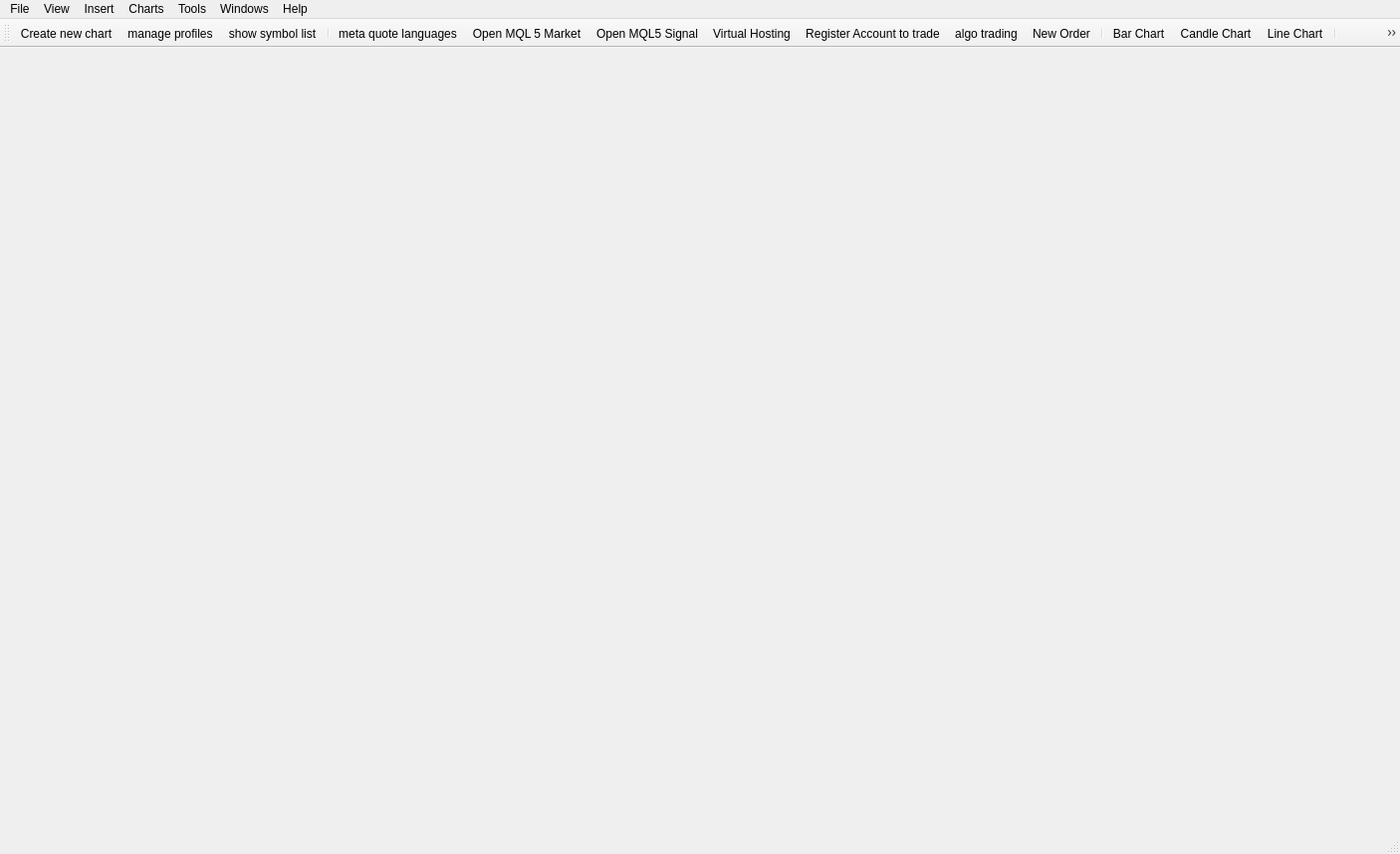
<?xml version="1.0" encoding="UTF-8"?>
<ui version="4.0">
 <class>MainWindow</class>
 <widget class="QMainWindow" name="MainWindow">
  <property name="enabled">
   <bool>true</bool>
  </property>
  <property name="geometry">
   <rect>
    <x>0</x>
    <y>0</y>
    <width>1406</width>
    <height>858</height>
   </rect>
  </property>
  <property name="mouseTracking">
   <bool>false</bool>
  </property>
  <property name="tabletTracking">
   <bool>false</bool>
  </property>
  <property name="acceptDrops">
   <bool>false</bool>
  </property>
  <property name="windowTitle">
   <string>JetFyx</string>
  </property>
  <property name="toolButtonStyle">
   <enum>Qt::ToolButtonIconOnly</enum>
  </property>
  <property name="documentMode">
   <bool>false</bool>
  </property>
  <property name="unifiedTitleAndToolBarOnMac">
   <bool>false</bool>
  </property>
  <widget class="QWidget" name="centralwidget"/>
  <widget class="QMenuBar" name="menubar">
   <property name="geometry">
    <rect>
     <x>0</x>
     <y>0</y>
     <width>1406</width>
     <height>26</height>
    </rect>
   </property>
   <widget class="QMenu" name="menuFile">
    <property name="title">
     <string>File</string>
    </property>
    <widget class="QMenu" name="menuNew_Chart">
     <property name="title">
      <string>New Chart</string>
     </property>
     <property name="toolTipsVisible">
      <bool>false</bool>
     </property>
     <widget class="QMenu" name="menuForex">
      <property name="title">
       <string>Forex</string>
      </property>
      <addaction name="actionEURUSD_3"/>
      <addaction name="actionGBPUSD_3"/>
      <addaction name="actionUSDCHF_2"/>
      <addaction name="actionUSDJPY_3"/>
      <addaction name="actionUSDCNH_3"/>
      <addaction name="actionAUDUSD_3"/>
      <addaction name="actionNZDUSD"/>
      <addaction name="actionUSDCAD"/>
      <addaction name="actionUSDSEK"/>
     </widget>
     <widget class="QMenu" name="menuIndexes">
      <property name="title">
       <string>Indexes</string>
      </property>
      <addaction name="actionSP500m"/>
     </widget>
     <widget class="QMenu" name="menuNasdaq">
      <property name="title">
       <string>Nasdaq</string>
      </property>
      <widget class="QMenu" name="menuStock">
       <property name="title">
        <string>Stock</string>
       </property>
       <addaction name="actionAMD"/>
       <addaction name="actionMSFT"/>
       <addaction name="actionINTC"/>
       <addaction name="actionNVDA"/>
      </widget>
      <addaction name="menuStock"/>
     </widget>
     <addaction name="actionEURUSD_2"/>
     <addaction name="actionGBPUSD_2"/>
     <addaction name="actionUSDJPY_2"/>
     <addaction name="actionUSDCNH_2"/>
     <addaction name="actionAUDUSD_2"/>
     <addaction name="separator"/>
     <addaction name="menuForex"/>
     <addaction name="menuIndexes"/>
     <addaction name="menuNasdaq"/>
    </widget>
    <addaction name="menuNew_Chart"/>
    <addaction name="actionOpen_Deleted"/>
    <addaction name="actionProfiles"/>
    <addaction name="actionClose"/>
    <addaction name="actionSave"/>
    <addaction name="actionSave_as_Picture"/>
    <addaction name="separator"/>
    <addaction name="actionOpen_Data_Folder"/>
    <addaction name="separator"/>
    <addaction name="actionPrint"/>
    <addaction name="actionPrint_Preview"/>
    <addaction name="actionPrint_Setup"/>
    <addaction name="separator"/>
    <addaction name="actionOpen_an_Account"/>
    <addaction name="actionDeposit"/>
    <addaction name="actionWithdrawl"/>
    <addaction name="actionLogin_to_Trade_Account"/>
    <addaction name="actionLogin_to_Webtrader"/>
    <addaction name="actionLogin_to_MQL5_community"/>
    <addaction name="separator"/>
    <addaction name="actionExit"/>
    <addaction name="separator"/>
    <addaction name="separator"/>
   </widget>
   <widget class="QMenu" name="menuView">
    <property name="title">
     <string>View</string>
    </property>
    <widget class="QMenu" name="menuColors">
     <property name="title">
      <string>Colors</string>
     </property>
     <addaction name="actionSystem"/>
     <addaction name="actionLight"/>
     <addaction name="actionDark"/>
    </widget>
    <widget class="QMenu" name="menuToolbars">
     <property name="title">
      <string>Toolbars</string>
     </property>
     <addaction name="actionStandard"/>
     <addaction name="actionLine_Studies"/>
     <addaction name="actionTime_Frames"/>
    </widget>
    <widget class="QMenu" name="menuLanguages">
     <property name="title">
      <string>Languages</string>
     </property>
     <addaction name="actionArabic"/>
    </widget>
    <addaction name="menuLanguages"/>
    <addaction name="menuColors"/>
    <addaction name="separator"/>
    <addaction name="menuToolbars"/>
    <addaction name="actionStatus_Bar"/>
    <addaction name="actionCharts_Bar"/>
    <addaction name="separator"/>
    <addaction name="actionSymbols"/>
    <addaction name="actionDepth_Of_Market"/>
    <addaction name="separator"/>
    <addaction name="actionMarket_Watch"/>
    <addaction name="actionData_Window"/>
    <addaction name="actionNavigator"/>
    <addaction name="actionToolbox"/>
    <addaction name="actionStratergy_Tester"/>
    <addaction name="actionCharts"/>
    <addaction name="actionReports"/>
    <addaction name="separator"/>
    <addaction name="actionFull_Screen"/>
   </widget>
   <widget class="QMenu" name="menuInsert">
    <property name="title">
     <string>Insert</string>
    </property>
    <addaction name="actionIndicators"/>
    <addaction name="actionObjects"/>
    <addaction name="actionExperts"/>
    <addaction name="actionScripts"/>
   </widget>
   <widget class="QMenu" name="menuCharts">
    <property name="title">
     <string>Charts</string>
    </property>
    <addaction name="actionDepth_of_Market"/>
    <addaction name="actionIndicators_List"/>
    <addaction name="actionObjects_2"/>
    <addaction name="actionExperts_List"/>
    <addaction name="separator"/>
    <addaction name="actionBar_Chart_2"/>
    <addaction name="actionCandle_Stick"/>
    <addaction name="actionLine_Chart_2"/>
    <addaction name="separator"/>
    <addaction name="actionTime_Frames_2"/>
    <addaction name="actionTemplates"/>
    <addaction name="actionGrid"/>
    <addaction name="actionAuto_Scroll"/>
    <addaction name="actionCharts_shift"/>
    <addaction name="separator"/>
    <addaction name="actionVolumes"/>
    <addaction name="actionTick_Volumes"/>
    <addaction name="actionTrade_Levels"/>
    <addaction name="actionTrade_History"/>
    <addaction name="separator"/>
    <addaction name="actionZomm_In"/>
    <addaction name="actionZoom_out"/>
    <addaction name="actionstep_by_step"/>
    <addaction name="separator"/>
    <addaction name="actionProperties"/>
   </widget>
   <widget class="QMenu" name="menuTools">
    <property name="title">
     <string>Tools</string>
    </property>
    <addaction name="actionNew_Order_2"/>
    <addaction name="separator"/>
    <addaction name="actionStratergy_Tester_Agents_management"/>
    <addaction name="actionMetaQuote_Language_Editor"/>
    <addaction name="actionTask_Manager"/>
    <addaction name="actionGlobal_Variables"/>
    <addaction name="separator"/>
    <addaction name="actionMQL5_market"/>
    <addaction name="actionMQL5_signals"/>
    <addaction name="actionMQL5_Virtual_Hosting"/>
    <addaction name="separator"/>
    <addaction name="actionOptions"/>
   </widget>
   <widget class="QMenu" name="menuWindows">
    <property name="title">
     <string>Windows</string>
    </property>
    <addaction name="actionTile_Windows"/>
    <addaction name="separator"/>
    <addaction name="actionCascade"/>
    <addaction name="actionTile_Horizantally"/>
    <addaction name="actionTile_Verically"/>
    <addaction name="actionArrange_Icons"/>
    <addaction name="actionReset_to_Default"/>
    <addaction name="separator"/>
    <addaction name="actionResolution"/>
    <addaction name="separator"/>
   </widget>
   <widget class="QMenu" name="menuHelp">
    <property name="title">
     <string>Help</string>
    </property>
    <addaction name="actionHelp_Topic_s"/>
    <addaction name="actionWhat_s_New"/>
    <addaction name="actionMQL5_Telegram_channel"/>
    <addaction name="actionVideo_Guides"/>
    <addaction name="separator"/>
    <addaction name="actionMQL5_Webtrader"/>
    <addaction name="actionMQL5_Docummentation"/>
   </widget>
   <addaction name="menuFile"/>
   <addaction name="menuView"/>
   <addaction name="menuInsert"/>
   <addaction name="menuCharts"/>
   <addaction name="menuTools"/>
   <addaction name="menuWindows"/>
   <addaction name="menuHelp"/>
  </widget>
  <widget class="QToolBar" name="toolBar">
   <property name="acceptDrops">
    <bool>true</bool>
   </property>
   <property name="windowTitle">
    <string>toolBar</string>
   </property>
   <attribute name="toolBarArea">
    <enum>TopToolBarArea</enum>
   </attribute>
   <attribute name="toolBarBreak">
    <bool>false</bool>
   </attribute>
   <addaction name="actionCreate_new_chart"/>
   <addaction name="actionmanage_profiles"/>
   <addaction name="actionshow_symbol_list"/>
   <addaction name="separator"/>
   <addaction name="actionmeta_quote_languages"/>
   <addaction name="actionOpen_MQL_5_Market"/>
   <addaction name="actionOpen_MQL5_Signal"/>
   <addaction name="actionVirtual_Hosting"/>
   <addaction name="actionRegister_Account_to_trade"/>
   <addaction name="actionalgo_trading"/>
   <addaction name="actionNew_Order"/>
   <addaction name="separator"/>
   <addaction name="actionBar_Chart"/>
   <addaction name="actionCandle_Chart"/>
   <addaction name="actionLine_Chart"/>
   <addaction name="separator"/>
   <addaction name="actionZoom_in"/>
   <addaction name="actionZoom_Out"/>
   <addaction name="actionArrange_windows_as_non_overlpping_Style"/>
   <addaction name="separator"/>
   <addaction name="actionmove_to_end_of_chart"/>
   <addaction name="actionshift_end_of_chart_from_right_border"/>
   <addaction name="separator"/>
   <addaction name="actionsave_active_chart_as_screenshot"/>
   <addaction name="actioncursor"/>
   <addaction name="actioncrosshair"/>
   <addaction name="separator"/>
   <addaction name="actiondraw_vertical_line"/>
   <addaction name="actiondraw_horizantal_line"/>
   <addaction name="actiondraw_trend_line"/>
   <addaction name="actiondraw_equidistant"/>
   <addaction name="actiondraw_fibonacci_pattern"/>
   <addaction name="actionText"/>
   <addaction name="actiondraw_arrow"/>
   <addaction name="separator"/>
   <addaction name="action1_Minute"/>
   <addaction name="actionsearch"/>
   <addaction name="actionMQL5_Community"/>
   <addaction name="actionLevel"/>
   <addaction name="separator"/>
   <addaction name="actiontheme"/>
  </widget>
  <widget class="QStatusBar" name="statusBar"/>
  <action name="actionOpen_Deleted">
   <property name="text">
    <string>Open Deleted</string>
   </property>
  </action>
  <action name="actionProfiles">
   <property name="text">
    <string>Profiles</string>
   </property>
  </action>
  <action name="actionClose">
   <property name="text">
    <string>Close</string>
   </property>
  </action>
  <action name="actionSave">
   <property name="icon">
    <iconset resource="Main_Icons.qrc">
     <normaloff>:/Main_Window/Icons/Save.png</normaloff>:/Main_Window/Icons/Save.png</iconset>
   </property>
   <property name="text">
    <string>Save</string>
   </property>
  </action>
  <action name="actionSave_as_Picture">
   <property name="icon">
    <iconset resource="Main_Icons.qrc">
     <normaloff>:/Main_Window/Icons/Save_as_image.png</normaloff>:/Main_Window/Icons/Save_as_image.png</iconset>
   </property>
   <property name="text">
    <string>Save as Picture</string>
   </property>
  </action>
  <action name="actionOpen_Data_Folder">
   <property name="icon">
    <iconset resource="Main_Icons.qrc">
     <normaloff>:/Main_Window/Icons/Open_Data_Folder.png</normaloff>:/Main_Window/Icons/Open_Data_Folder.png</iconset>
   </property>
   <property name="text">
    <string>Open Data Folder</string>
   </property>
  </action>
  <action name="actionPrint">
   <property name="icon">
    <iconset resource="Main_Icons.qrc">
     <normaloff>:/Main_Window/Icons/Print.png</normaloff>:/Main_Window/Icons/Print.png</iconset>
   </property>
   <property name="text">
    <string>Print</string>
   </property>
  </action>
  <action name="actionPrint_Preview">
   <property name="icon">
    <iconset resource="Main_Icons.qrc">
     <normaloff>:/Main_Window/Icons/Print_Preview.png</normaloff>:/Main_Window/Icons/Print_Preview.png</iconset>
   </property>
   <property name="text">
    <string>Print Preview</string>
   </property>
  </action>
  <action name="actionPrint_Setup">
   <property name="icon">
    <iconset resource="Main_Icons.qrc">
     <normaloff>:/Main_Window/Icons/Print_setup.png</normaloff>:/Main_Window/Icons/Print_setup.png</iconset>
   </property>
   <property name="text">
    <string>Print Setup</string>
   </property>
  </action>
  <action name="actionOpen_an_Account">
   <property name="icon">
    <iconset resource="Main_Icons.qrc">
     <normaloff>:/Main_Window/Icons/Open_an_account.png</normaloff>:/Main_Window/Icons/Open_an_account.png</iconset>
   </property>
   <property name="text">
    <string>Open an Account</string>
   </property>
  </action>
  <action name="actionDeposit">
   <property name="icon">
    <iconset resource="Main_Icons.qrc">
     <normaloff>:/Main_Window/Icons/Deposit.png</normaloff>:/Main_Window/Icons/Deposit.png</iconset>
   </property>
   <property name="text">
    <string>Deposit</string>
   </property>
  </action>
  <action name="actionWithdrawl">
   <property name="icon">
    <iconset resource="Main_Icons.qrc">
     <normaloff>:/Main_Window/Icons/Withdrawal.png</normaloff>:/Main_Window/Icons/Withdrawal.png</iconset>
   </property>
   <property name="text">
    <string>Withdrawl</string>
   </property>
  </action>
  <action name="actionLogin_to_Trade_Account">
   <property name="icon">
    <iconset resource="Main_Icons.qrc">
     <normaloff>:/Main_Window/Icons/Login_to_trade.png</normaloff>:/Main_Window/Icons/Login_to_trade.png</iconset>
   </property>
   <property name="text">
    <string>Login to Trade Account</string>
   </property>
  </action>
  <action name="actionLogin_to_Webtrader">
   <property name="icon">
    <iconset resource="Main_Icons.qrc">
     <normaloff>:/Main_Window/Icons/Web_trader.png</normaloff>:/Main_Window/Icons/Web_trader.png</iconset>
   </property>
   <property name="text">
    <string>Login to Web Trader</string>
   </property>
  </action>
  <action name="actionLogin_to_MQL5_community">
   <property name="icon">
    <iconset>
     <normaloff>:/Main_Window/Icons/Community.png</normaloff>:/Main_Window/Icons/Community.png</iconset>
   </property>
   <property name="text">
    <string>Login to MQL5.community</string>
   </property>
  </action>
  <action name="actionExit">
   <property name="icon">
    <iconset resource="Main_Icons.qrc">
     <normaloff>:/Main_Window/Icons/Exit.png</normaloff>:/Main_Window/Icons/Exit.png</iconset>
   </property>
   <property name="text">
    <string>Exit</string>
   </property>
  </action>
  <action name="actionEURUSD">
   <property name="text">
    <string>EURUSD</string>
   </property>
  </action>
  <action name="actionGBPUSD">
   <property name="text">
    <string>GBPUSD</string>
   </property>
  </action>
  <action name="actionUSDCHF">
   <property name="text">
    <string>USDCHF</string>
   </property>
  </action>
  <action name="actionUSDJPY">
   <property name="text">
    <string>USDJPY</string>
   </property>
  </action>
  <action name="actionUSDCNH">
   <property name="text">
    <string>USDCNH</string>
   </property>
  </action>
  <action name="actionAUDUSD">
   <property name="text">
    <string>AUDUSD</string>
   </property>
  </action>
  <action name="actionForex">
   <property name="text">
    <string>Forex</string>
   </property>
  </action>
  <action name="actionEURUSD_2">
   <property name="text">
    <string>EURUSD</string>
   </property>
  </action>
  <action name="actionGBPUSD_2">
   <property name="text">
    <string>GBPUSD</string>
   </property>
  </action>
  <action name="actionUSDJPY_2">
   <property name="text">
    <string>USDJPY</string>
   </property>
  </action>
  <action name="actionUSDCNH_2">
   <property name="text">
    <string>USDCNH</string>
   </property>
  </action>
  <action name="actionAUDUSD_2">
   <property name="text">
    <string>AUDUSD</string>
   </property>
  </action>
  <action name="actionEURUSD_3">
   <property name="text">
    <string>EURUSD</string>
   </property>
  </action>
  <action name="actionGBPUSD_3">
   <property name="text">
    <string>GBPUSD</string>
   </property>
  </action>
  <action name="actionUSDCHF_2">
   <property name="text">
    <string>USDCHF</string>
   </property>
  </action>
  <action name="actionUSDJPY_3">
   <property name="text">
    <string>USDJPY</string>
   </property>
  </action>
  <action name="actionUSDCNH_3">
   <property name="text">
    <string>USDCNH</string>
   </property>
  </action>
  <action name="actionAUDUSD_3">
   <property name="text">
    <string>AUDUSD</string>
   </property>
  </action>
  <action name="actionNZDUSD">
   <property name="text">
    <string>NZDUSD</string>
   </property>
  </action>
  <action name="actionUSDCAD">
   <property name="text">
    <string>USDCAD</string>
   </property>
  </action>
  <action name="actionUSDSEK">
   <property name="text">
    <string>USDSEK</string>
   </property>
  </action>
  <action name="actionSP500m">
   <property name="text">
    <string>SP500m</string>
   </property>
  </action>
  <action name="actionAMD">
   <property name="text">
    <string>AMD</string>
   </property>
  </action>
  <action name="actionMSFT">
   <property name="text">
    <string>MSFT</string>
   </property>
  </action>
  <action name="actionINTC">
   <property name="text">
    <string>INTC</string>
   </property>
  </action>
  <action name="actionNVDA">
   <property name="text">
    <string>NVDA</string>
   </property>
  </action>
  <action name="actionStatus_Bar">
   <property name="text">
    <string>Status Bar</string>
   </property>
  </action>
  <action name="actionCharts_Bar">
   <property name="text">
    <string>Charts Bar</string>
   </property>
  </action>
  <action name="actionSymbols">
   <property name="text">
    <string>Symbols</string>
   </property>
  </action>
  <action name="actionDepth_Of_Market">
   <property name="text">
    <string>Depth Of Market</string>
   </property>
  </action>
  <action name="actionMarket_Watch">
   <property name="text">
    <string>Market Watch</string>
   </property>
  </action>
  <action name="actionData_Window">
   <property name="text">
    <string>Data Window</string>
   </property>
  </action>
  <action name="actionNavigator">
   <property name="text">
    <string>Navigator</string>
   </property>
  </action>
  <action name="actionToolbox">
   <property name="text">
    <string>Toolbox</string>
   </property>
  </action>
  <action name="actionStratergy_Tester">
   <property name="text">
    <string>Stratergy Tester</string>
   </property>
  </action>
  <action name="actionCharts">
   <property name="text">
    <string>Charts</string>
   </property>
  </action>
  <action name="actionReports">
   <property name="text">
    <string>Reports</string>
   </property>
  </action>
  <action name="actionFull_Screen">
   <property name="text">
    <string>Full Screen</string>
   </property>
  </action>
  <action name="actionSystem">
   <property name="text">
    <string>System</string>
   </property>
  </action>
  <action name="actionLight">
   <property name="text">
    <string>Light</string>
   </property>
  </action>
  <action name="actionDark">
   <property name="text">
    <string>Dark</string>
   </property>
  </action>
  <action name="actionStandard">
   <property name="text">
    <string>Standard</string>
   </property>
  </action>
  <action name="actionLine_Studies">
   <property name="text">
    <string>Line Studies</string>
   </property>
  </action>
  <action name="actionTime_Frames">
   <property name="text">
    <string>Time Frames</string>
   </property>
  </action>
  <action name="actionArabic">
   <property name="text">
    <string>Arabic</string>
   </property>
  </action>
  <action name="actionCreate_new_chart">
   <property name="icon">
    <iconset resource="Main_Icons.qrc">
     <normaloff>:/Main_Window/Icons/chart.png</normaloff>:/Main_Window/Icons/chart.png</iconset>
   </property>
   <property name="text">
    <string>Create new chart</string>
   </property>
  </action>
  <action name="actionmanage_profiles">
   <property name="icon">
    <iconset resource="Main_Icons.qrc">
     <normaloff>:/Main_Window/Icons/manage_profiles.png</normaloff>:/Main_Window/Icons/manage_profiles.png</iconset>
   </property>
   <property name="text">
    <string>manage profiles</string>
   </property>
  </action>
  <action name="actionshow_symbol_list">
   <property name="checkable">
    <bool>true</bool>
   </property>
   <property name="icon">
    <iconset>
     <normalon>:/Main_Window/Icons/show_symbol.png</normalon>
    </iconset>
   </property>
   <property name="text">
    <string>show symbol list</string>
   </property>
   <property name="shortcut">
    <string>Ctrl+U</string>
   </property>
  </action>
  <action name="actionmeta_quote_languages">
   <property name="icon">
    <iconset>
     <normalon>:/Main_Window/Icons/language_editor.png</normalon>
    </iconset>
   </property>
   <property name="text">
    <string>meta quote languages</string>
   </property>
  </action>
  <action name="actionOpen_MQL_5_Market">
   <property name="icon">
    <iconset>
     <normalon>:/Main_Window/Icons/market.png</normalon>
    </iconset>
   </property>
   <property name="text">
    <string>Open MQL 5 Market</string>
   </property>
  </action>
  <action name="actionOpen_MQL5_Signal">
   <property name="icon">
    <iconset resource="Main_Icons.qrc">
     <normaloff>:/Main_Window/Icons/signals.png</normaloff>:/Main_Window/Icons/signals.png</iconset>
   </property>
   <property name="text">
    <string>Open MQL5 Signal</string>
   </property>
  </action>
  <action name="actionVirtual_Hosting">
   <property name="icon">
    <iconset resource="Main_Icons.qrc">
     <normaloff>:/Main_Window/Icons/virtual_hosting.png</normaloff>:/Main_Window/Icons/virtual_hosting.png</iconset>
   </property>
   <property name="text">
    <string>Virtual Hosting</string>
   </property>
  </action>
  <action name="actionRegister_Account_to_trade">
   <property name="icon">
    <iconset resource="Main_Icons.qrc">
     <normaloff>:/Main_Window/Icons/register_account.png</normaloff>:/Main_Window/Icons/register_account.png</iconset>
   </property>
   <property name="text">
    <string>Register Account to trade</string>
   </property>
  </action>
  <action name="actionalgo_trading">
   <property name="icon">
    <iconset>
     <selectedon>:/Main_Window/Icons/allow_or_prohibit_trading.png</selectedon>
    </iconset>
   </property>
   <property name="text">
    <string>algo trading</string>
   </property>
  </action>
  <action name="actionNew_Order">
   <property name="icon">
    <iconset resource="Main_Icons.qrc">
     <normaloff>:/Main_Window/Icons/new_order.png</normaloff>:/Main_Window/Icons/new_order.png</iconset>
   </property>
   <property name="text">
    <string>New Order</string>
   </property>
  </action>
  <action name="actionBar_Chart">
   <property name="icon">
    <iconset resource="Main_Icons.qrc">
     <normaloff>:/Main_Window/Icons/bar_chart.png</normaloff>:/Main_Window/Icons/bar_chart.png</iconset>
   </property>
   <property name="text">
    <string>Bar Chart</string>
   </property>
  </action>
  <action name="actionCandle_Chart">
   <property name="icon">
    <iconset resource="Main_Icons.qrc">
     <normaloff>:/Main_Window/Icons/candle_chart.png</normaloff>:/Main_Window/Icons/candle_chart.png</iconset>
   </property>
   <property name="text">
    <string>Candle Chart</string>
   </property>
  </action>
  <action name="actionLine_Chart">
   <property name="icon">
    <iconset resource="Main_Icons.qrc">
     <normaloff>:/Main_Window/Icons/line_chart.png</normaloff>:/Main_Window/Icons/line_chart.png</iconset>
   </property>
   <property name="text">
    <string>Line Chart</string>
   </property>
  </action>
  <action name="actionZoom_in">
   <property name="icon">
    <iconset resource="Main_Icons.qrc">
     <normaloff>:/Main_Window/Icons/zoom_in.png</normaloff>:/Main_Window/Icons/zoom_in.png</iconset>
   </property>
   <property name="text">
    <string>Zoom in</string>
   </property>
  </action>
  <action name="actionZoom_Out">
   <property name="icon">
    <iconset resource="Main_Icons.qrc">
     <normaloff>:/Main_Window/Icons/zoom_out.png</normaloff>:/Main_Window/Icons/zoom_out.png</iconset>
   </property>
   <property name="text">
    <string>Zoom Out</string>
   </property>
  </action>
  <action name="actionArrange_windows_as_non_overlpping_Style">
   <property name="icon">
    <iconset resource="Main_Icons.qrc">
     <normaloff>:/Main_Window/Icons/arrange_windows.png</normaloff>:/Main_Window/Icons/arrange_windows.png</iconset>
   </property>
   <property name="text">
    <string>Arrange windows as non overlpping Style</string>
   </property>
   <property name="shortcut">
    <string>Alt+R</string>
   </property>
  </action>
  <action name="actionmove_to_end_of_chart">
   <property name="icon">
    <iconset resource="Main_Icons.qrc">
     <normaloff>:/Main_Window/Icons/move_to_end_of_chart.png</normaloff>:/Main_Window/Icons/move_to_end_of_chart.png</iconset>
   </property>
   <property name="text">
    <string>move to end of chart</string>
   </property>
  </action>
  <action name="actionshift_end_of_chart_from_right_border">
   <property name="icon">
    <iconset resource="Main_Icons.qrc">
     <normaloff>:/Main_Window/Icons/shift_end_of_chart_from_right_border.png</normaloff>:/Main_Window/Icons/shift_end_of_chart_from_right_border.png</iconset>
   </property>
   <property name="text">
    <string>shift end of chart from right border</string>
   </property>
  </action>
  <action name="actionsave_active_chart_as_screenshot">
   <property name="icon">
    <iconset resource="Main_Icons.qrc">
     <normaloff>:/Main_Window/Icons/save_active_chart.png</normaloff>:/Main_Window/Icons/save_active_chart.png</iconset>
   </property>
   <property name="text">
    <string>save active chart as screenshot</string>
   </property>
  </action>
  <action name="actioncursor">
   <property name="icon">
    <iconset resource="Main_Icons.qrc">
     <normaloff>:/Main_Window/Icons/cursor.png</normaloff>:/Main_Window/Icons/cursor.png</iconset>
   </property>
   <property name="text">
    <string>cursor</string>
   </property>
  </action>
  <action name="actioncrosshair">
   <property name="icon">
    <iconset resource="Main_Icons.qrc">
     <normaloff>:/Main_Window/Icons/cross_hair.png</normaloff>:/Main_Window/Icons/cross_hair.png</iconset>
   </property>
   <property name="text">
    <string>crosshair</string>
   </property>
  </action>
  <action name="actiondraw_vertical_line">
   <property name="icon">
    <iconset resource="Main_Icons.qrc">
     <normaloff>:/Main_Window/Icons/vertical_line.png</normaloff>:/Main_Window/Icons/vertical_line.png</iconset>
   </property>
   <property name="text">
    <string>draw vertical line</string>
   </property>
  </action>
  <action name="actiondraw_horizantal_line">
   <property name="icon">
    <iconset resource="Main_Icons.qrc">
     <normaloff>:/Main_Window/Icons/horizantal_line.png</normaloff>:/Main_Window/Icons/horizantal_line.png</iconset>
   </property>
   <property name="text">
    <string>draw horizantal line</string>
   </property>
  </action>
  <action name="actiondraw_trend_line">
   <property name="icon">
    <iconset resource="Main_Icons.qrc">
     <normaloff>:/Main_Window/Icons/trend_line.png</normaloff>:/Main_Window/Icons/trend_line.png</iconset>
   </property>
   <property name="text">
    <string>draw trend line</string>
   </property>
  </action>
  <action name="actiondraw_fibonacci_pattern">
   <property name="icon">
    <iconset resource="Main_Icons.qrc">
     <normaloff>:/Main_Window/Icons/pattern.png</normaloff>:/Main_Window/Icons/pattern.png</iconset>
   </property>
   <property name="text">
    <string>draw fibonacci pattern</string>
   </property>
  </action>
  <action name="actionText">
   <property name="icon">
    <iconset resource="Main_Icons.qrc">
     <normaloff>:/Main_Window/Icons/text.png</normaloff>:/Main_Window/Icons/text.png</iconset>
   </property>
   <property name="text">
    <string>Text</string>
   </property>
  </action>
  <action name="actiondraw_arrow">
   <property name="icon">
    <iconset resource="Main_Icons.qrc">
     <normaloff>:/Main_Window/Icons/draw_shapes.png</normaloff>:/Main_Window/Icons/draw_shapes.png</iconset>
   </property>
   <property name="text">
    <string>draw arrow</string>
   </property>
  </action>
  <action name="actiondraw_equidistant">
   <property name="icon">
    <iconset resource="Main_Icons.qrc">
     <normaloff>:/Main_Window/Icons/equidistant_channel.png</normaloff>:/Main_Window/Icons/equidistant_channel.png</iconset>
   </property>
   <property name="text">
    <string>draw equidistant</string>
   </property>
  </action>
  <action name="action1_Minute">
   <property name="icon">
    <iconset resource="Main_Icons.qrc">
     <normaloff>:/Main_Window/Icons/time.png</normaloff>:/Main_Window/Icons/time.png</iconset>
   </property>
   <property name="text">
    <string>1 Minute</string>
   </property>
  </action>
  <action name="actionsearch">
   <property name="icon">
    <iconset resource="Main_Icons.qrc">
     <normaloff>:/Main_Window/Icons/search.png</normaloff>:/Main_Window/Icons/search.png</iconset>
   </property>
   <property name="text">
    <string>search</string>
   </property>
  </action>
  <action name="actionMQL5_Community">
   <property name="icon">
    <iconset resource="Main_Icons.qrc">
     <normaloff>:/Main_Window/Icons/community.png</normaloff>:/Main_Window/Icons/community.png</iconset>
   </property>
   <property name="text">
    <string>MQL5.Community</string>
   </property>
  </action>
  <action name="actionLevel">
   <property name="icon">
    <iconset resource="Main_Icons.qrc">
     <normaloff>:/Main_Window/Icons/achievment.png</normaloff>:/Main_Window/Icons/achievment.png</iconset>
   </property>
   <property name="text">
    <string>Level</string>
   </property>
  </action>
  <action name="actionIndicators">
   <property name="text">
    <string>Indicators</string>
   </property>
  </action>
  <action name="actionObjects">
   <property name="text">
    <string>Objects</string>
   </property>
  </action>
  <action name="actionExperts">
   <property name="text">
    <string>Experts</string>
   </property>
  </action>
  <action name="actionScripts">
   <property name="text">
    <string>Scripts</string>
   </property>
  </action>
  <action name="actionDepth_of_Market">
   <property name="text">
    <string>Depth of Market</string>
   </property>
  </action>
  <action name="actionIndicators_List">
   <property name="text">
    <string>Indicators List</string>
   </property>
  </action>
  <action name="actionObjects_2">
   <property name="text">
    <string>Objects</string>
   </property>
  </action>
  <action name="actionExperts_List">
   <property name="text">
    <string>Experts List</string>
   </property>
  </action>
  <action name="actionBar_Chart_2">
   <property name="text">
    <string>Bar Chart</string>
   </property>
  </action>
  <action name="actionCandle_Stick">
   <property name="text">
    <string>Candle Stick</string>
   </property>
  </action>
  <action name="actionLine_Chart_2">
   <property name="text">
    <string>Line Chart</string>
   </property>
  </action>
  <action name="actionTime_Frames_2">
   <property name="text">
    <string>Time Frames</string>
   </property>
  </action>
  <action name="actionTemplates">
   <property name="text">
    <string>Templates</string>
   </property>
  </action>
  <action name="actionGrid">
   <property name="text">
    <string>Grid</string>
   </property>
  </action>
  <action name="actionAuto_Scroll">
   <property name="text">
    <string>Auto Scroll</string>
   </property>
  </action>
  <action name="actionCharts_shift">
   <property name="text">
    <string>Charts shift</string>
   </property>
  </action>
  <action name="actionVolumes">
   <property name="text">
    <string>Volumes</string>
   </property>
  </action>
  <action name="actionTick_Volumes">
   <property name="text">
    <string>Tick Volumes</string>
   </property>
  </action>
  <action name="actionTrade_Levels">
   <property name="text">
    <string>Trade Levels</string>
   </property>
  </action>
  <action name="actionTrade_History">
   <property name="text">
    <string>Trade History</string>
   </property>
  </action>
  <action name="actionZomm_In">
   <property name="text">
    <string>Zomm In</string>
   </property>
  </action>
  <action name="actionZoom_out">
   <property name="text">
    <string>Zoom out</string>
   </property>
  </action>
  <action name="actionstep_by_step">
   <property name="text">
    <string>step by step</string>
   </property>
  </action>
  <action name="actionProperties">
   <property name="text">
    <string>Properties</string>
   </property>
  </action>
  <action name="actionNew_Order_2">
   <property name="text">
    <string>New Order</string>
   </property>
  </action>
  <action name="actionStratergy_Tester_Agents_management">
   <property name="text">
    <string>Stratergy Tester Agents Manager</string>
   </property>
  </action>
  <action name="actionMetaQuote_Language_Editor">
   <property name="text">
    <string>MetaQuote Language Editor</string>
   </property>
  </action>
  <action name="actionTask_Manager">
   <property name="text">
    <string>Task Manager</string>
   </property>
  </action>
  <action name="actionGlobal_Variables">
   <property name="text">
    <string>Global Variables</string>
   </property>
  </action>
  <action name="actionMQL5_market">
   <property name="text">
    <string>MQL5 Market</string>
   </property>
  </action>
  <action name="actionMQL5_signals">
   <property name="text">
    <string>MQL5 Signals</string>
   </property>
  </action>
  <action name="actionMQL5_Virtual_Hosting">
   <property name="text">
    <string>MQL5 Virtual Hosting</string>
   </property>
  </action>
  <action name="actionOptions">
   <property name="text">
    <string>Options</string>
   </property>
  </action>
  <action name="actionTile_Windows">
   <property name="text">
    <string>Tile Windows</string>
   </property>
  </action>
  <action name="actionCascade">
   <property name="text">
    <string>Cascade</string>
   </property>
  </action>
  <action name="actionTile_Horizantally">
   <property name="text">
    <string>Tile Horizantally</string>
   </property>
  </action>
  <action name="actionTile_Verically">
   <property name="text">
    <string>Tile Verically</string>
   </property>
  </action>
  <action name="actionArrange_Icons">
   <property name="text">
    <string>Arrange Icons</string>
   </property>
  </action>
  <action name="actionReset_to_Default">
   <property name="text">
    <string>Reset to Default</string>
   </property>
  </action>
  <action name="actionResolution">
   <property name="text">
    <string>Resolution</string>
   </property>
  </action>
  <action name="actionHelp_Topic_s">
   <property name="text">
    <string>Help Topic's</string>
   </property>
  </action>
  <action name="actionWhat_s_New">
   <property name="text">
    <string>What's New</string>
   </property>
  </action>
  <action name="actionMQL5_Telegram_channel">
   <property name="text">
    <string>MQL5 Telegram channel</string>
   </property>
  </action>
  <action name="actionVideo_Guides">
   <property name="text">
    <string>Video Guides</string>
   </property>
  </action>
  <action name="actionMQL5_Webtrader">
   <property name="text">
    <string>MQL5 Webtrader</string>
   </property>
  </action>
  <action name="actionMQL5_Docummentation">
   <property name="text">
    <string>MQL5 Docummentation</string>
   </property>
  </action>
  <action name="actiontheme">
   <property name="icon">
    <iconset>
     <normalon>:/Main_Window/Icons/WhatsApp Image 2026-02-19 at 10.15.23 AM.jpeg</normalon>
    </iconset>
   </property>
   <property name="text">
    <string>theme</string>
   </property>
  </action>
 </widget>
 <resources>
  <include location="Main_Icons.qrc"/>
  <include location="Icons/Main_Icons.qrc"/>
 </resources>
 <connections/>
</ui>
